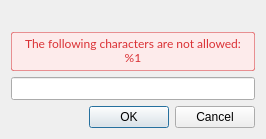
<?xml version="1.0" encoding="UTF-8"?>
<ui version="4.0">
 <class>NodeNameSetterDialog</class>
 <widget class="QDialog" name="NodeNameSetterDialog">
  <property name="windowTitle">
   <string notr="true"/>
  </property>
  <layout class="QVBoxLayout" name="verticalLayout">
   <property name="sizeConstraint">
    <enum>QLayout::SetFixedSize</enum>
   </property>
   <item>
    <widget class="QLabel" name="textLabel">
     <property name="styleSheet">
      <string notr="true">QLabel  { 
font-family: &quot;SF Pro Text&quot;;
font-size: 13px;
}</string>
     </property>
     <property name="text">
      <string/>
     </property>
    </widget>
   </item>
   <item>
    <widget class="QLabel" name="errorLabel">
     <property name="enabled">
      <bool>true</bool>
     </property>
     <property name="styleSheet">
      <string notr="true">QLabel {
color: #DA3135; 
background-color: #FDEBEB; 
font-family: Lato; 
font-size: 12px; 
border-radius: 2px; 
border: 1px solid rgba(218,49,53,0.5); 
padding-top: 3px; 
padding-bottom: 5px; 
padding-left: 13px;
padding-right: 13px; 
}</string>
     </property>
     <property name="text">
      <string>The following characters are not allowed:
%1</string>
     </property>
     <property name="alignment">
      <set>Qt::AlignCenter</set>
     </property>
    </widget>
   </item>
   <item>
    <widget class="QLineEdit" name="lineEdit">
     <property name="styleSheet">
      <string notr="true">QLineEdit { 
font-family: &quot;SF UI Text&quot;;
font-size: 13px;
}</string>
     </property>
    </widget>
   </item>
   <item>
    <spacer name="verticalSpacer">
     <property name="orientation">
      <enum>Qt::Vertical</enum>
     </property>
     <property name="sizeHint" stdset="0">
      <size>
       <width>0</width>
       <height>0</height>
      </size>
     </property>
    </spacer>
   </item>
   <item>
    <widget class="QDialogButtonBox" name="buttonBox">
     <property name="standardButtons">
      <set>QDialogButtonBox::Cancel|QDialogButtonBox::Ok</set>
     </property>
    </widget>
   </item>
  </layout>
 </widget>
 <resources/>
 <connections/>
</ui>
